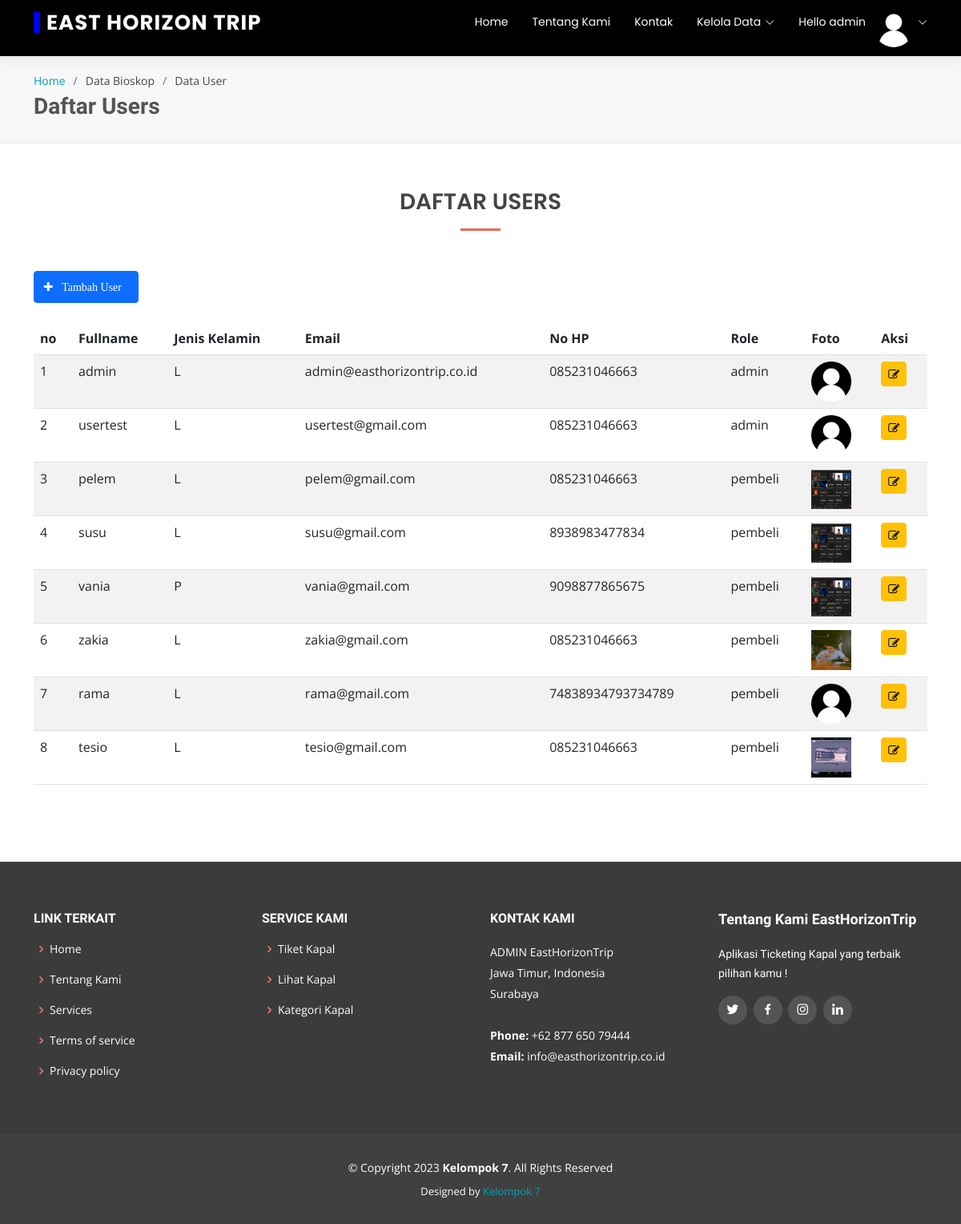
Page /dashboarduser/detailuser.php (signed in) on the earlier database version.
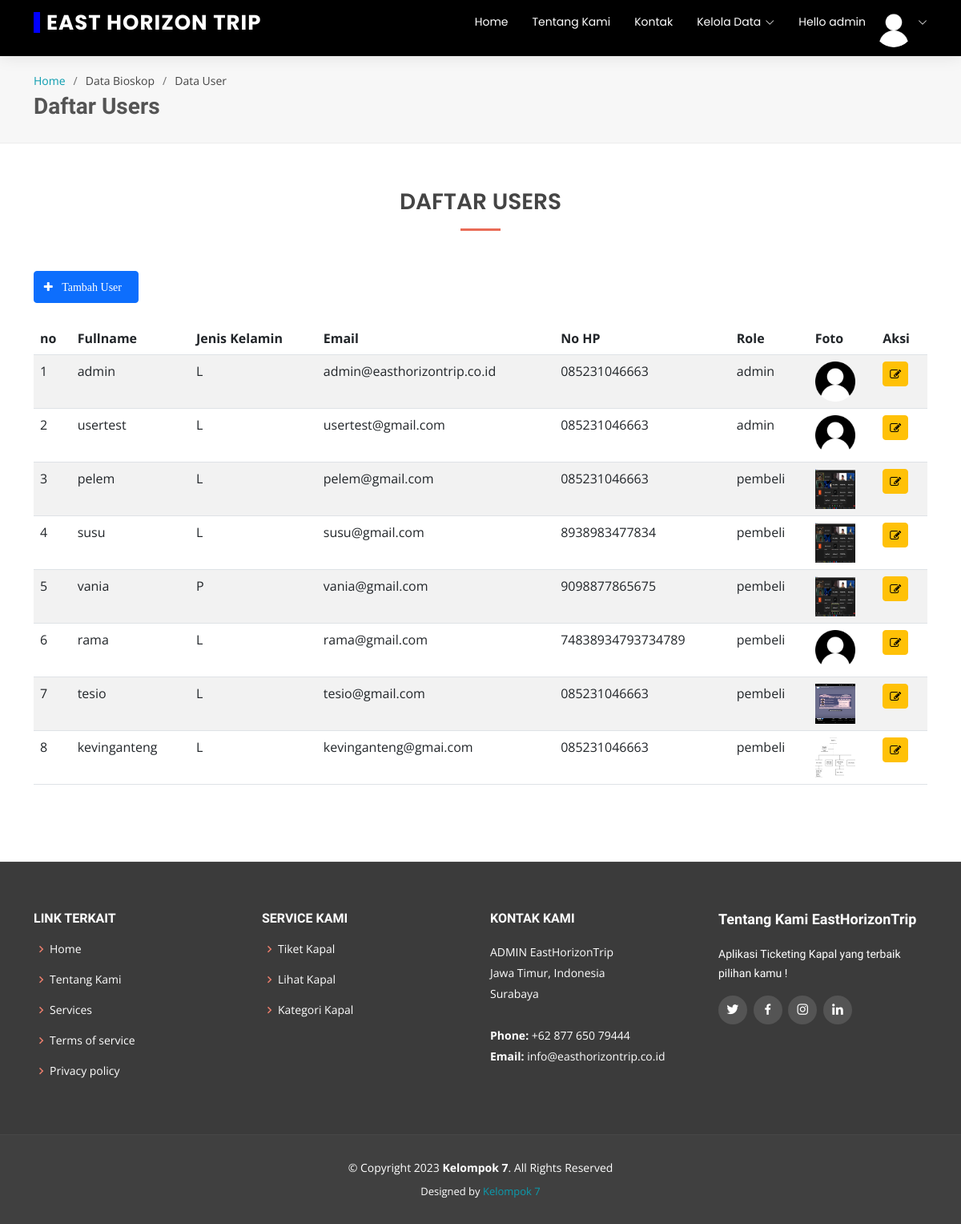
Same page on the later database version.
### tables this page shows
CREATE TABLE `user` (
  `id_user` int(11) NOT NULL,
  `fullname` varchar(100) NOT NULL,
  `kelamin` enum('L','P') NOT NULL,
  `email` varchar(100) NOT NULL,
  `username` varchar(100) NOT NULL,
  `password` varchar(100) NOT NULL,
  `no_telepon` varchar(100) NOT NULL,
  `foto` varchar(100) NOT NULL,
  `role` varchar(100) NOT NULL
);

### dashboarduser/detailuser.php (the view, shortened to what the changed rows need)
<?php
include '../koneksi.php';
?>
<!DOCTYPE html>
<html lang="en">
<head>
  <link href="../assets/vendor/font-awsome/css/font-awesome.min.css" rel="stylesheet">
  <link href="../assets/vendor/bootstrap/css/bootstrap.min.css" rel="stylesheet">
  <link href="../assets/vendor/bootstrap-icons/bootstrap-icons.css" rel="stylesheet">
  <link href="../assets/vendor/boxicons/css/boxicons.min.css" rel="stylesheet">
  <link href="../assets/vendor/glightbox/css/glightbox.min.css" rel="stylesheet">
  <link href="../assets/vendor/swiper/swiper-bundle.min.css" rel="stylesheet">
  <link rel="stylesheet" type="text/css" href="https://cdn.datatables.net/1.12.1/css/jquery.dataTables.min.css">
  <link rel="stylesheet" type="text/css" href="https://cdn.datatables.net/1.12.1/css/dataTables.bootstrap5.min.css">
  <link href="../assets/css/style.css" rel="stylesheet" type="text/css">
</head>
<body>
  <header id="header" class="d-flex fixed-top align-items-center" style="padding: 15px 15px 30px 15px; ">
    <div class="container d-flex justify-content-between align-items-center">
      <div class="logo">
        <h1><a href="index.php">East Horizon Trip</a></h1>
      </div>
    </div>
  </header>
<section id="breadcrumbs" class="breadcrumbs">
      <div class="container">
        <h2>Daftar Users</h2>
      </div>
    </section>
<section class="section schedule">
    <div class="container">
        <div class="row">
            <div class="col-12">
                <div class="section-title mt-3 ">
                    <h2>DAFTAR <span class="alternate">USERS</span></h2>
                </div>
            </div>
        </div>
        <div class="row">
            <div class="col-12">
                <br /><br />
                <table id="data" class="table table-striped" style="width:100%">
                        <thead>
                            <tr>
                                <th>no</th>
                                <th>Fullname</th>
                                <th>Jenis Kelamin</th>
                                <th>Email</th>
                                <th>No HP</th>
                                <th>Role</th>
                                <th>Foto</th>
                                <th>Aksi</th>
                            </tr>
                        </thead>
                        <tbody>
                        <?php
                             $user = mysqli_query($konek, "SELECT * FROM user  ");
                             $no = 1;
                             while ($data = mysqli_fetch_array($user)) {
                             ?>
                            <tr>
                            <td><?php echo $no++ ?></td>
                            <td><?php echo $data['fullname'] ?></td>
                            <td><?php echo $data['kelamin'] ?></td>
                            <td><?php echo $data['email'] ?></td>
                            <td><?php echo $data['no_telepon'] ?></td>
                            <td><?php echo $data['role'] ?></td>
                            <td><img src="../<?php echo $data['foto'] ?>" style="width: 50px; height: 50px;"></td>
                            <td>
                                <form action="" method="POST" >
                                    <a href="edituser.php?id=<?php echo $data['id_user']; ?>">
                                        <button type="button" class="btn btn-warning btn-sm" title="Ubah User">
                                            <i class="fa fa-pencil-square-o" aria-hidden="true"></i>
                                        </button>
                                    </a>
                                </form>
                            </td>
                        </tr>
                        <?php } ?>
                    </tbody>
                </table>
            </div>
        </div>
    </div>
</section>
</body>
</html>
</body>
</html>

Differences in the rows shown:
removed user: fullname "zakia", kelamin "L", email "zakia@gmail.com", no_telepon "085231046663", role "pembeli", foto (picture)
added user: fullname "kevinganteng", kelamin "L", email "kevinganteng@gmai.com", no_telepon "085231046663", role "pembeli", foto (picture)
